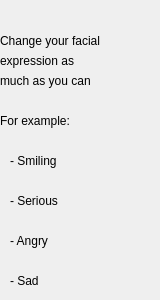
        <widget class="QWidget" name="page_2">
         <widget class="QLabel" name="label_16">
          <property name="geometry">
           <rect>
            <x>10</x>
            <y>150</y>
            <width>141</width>
            <height>21</height>
           </rect>
          </property>
          <property name="styleSheet">
           <string notr="true">font: 12pt &quot;Times New Roman&quot;;</string>
          </property>
          <property name="text">
           <string>- Smiling</string>
          </property>
         </widget>
         <widget class="QLabel" name="label_17">
          <property name="geometry">
           <rect>
            <x>10</x>
            <y>190</y>
            <width>141</width>
            <height>21</height>
           </rect>
          </property>
          <property name="styleSheet">
           <string notr="true">font: 12pt &quot;Times New Roman&quot;;</string>
          </property>
          <property name="text">
           <string>- Serious</string>
          </property>
         </widget>
         <widget class="QLabel" name="label_18">
          <property name="geometry">
           <rect>
            <x>10</x>
            <y>230</y>
            <width>141</width>
            <height>21</height>
           </rect>
          </property>
          <property name="styleSheet">
           <string notr="true">font: 12pt &quot;Times New Roman&quot;;</string>
          </property>
          <property name="text">
           <string>- Angry</string>
          </property>
         </widget>
         <widget class="QLabel" name="label_19">
          <property name="geometry">
           <rect>
            <x>0</x>
            <y>30</y>
            <width>151</width>
            <height>21</height>
           </rect>
          </property>
          <property name="styleSheet">
           <string notr="true">font: 12pt &quot;Times New Roman&quot;;</string>
          </property>
          <property name="text">
           <string>Change your facial</string>
          </property>
         </widget>
         <widget class="QLabel" name="label_20">
          <property name="geometry">
           <rect>
            <x>0</x>
            <y>50</y>
            <width>141</width>
            <height>21</height>
           </rect>
          </property>
          <property name="styleSheet">
           <string notr="true">font: 12pt &quot;Times New Roman&quot;;</string>
          </property>
          <property name="text">
           <string>expression as </string>
          </property>
         </widget>
         <widget class="QLabel" name="label_22">
          <property name="geometry">
           <rect>
            <x>0</x>
            <y>70</y>
            <width>141</width>
            <height>21</height>
           </rect>
          </property>
          <property name="styleSheet">
           <string notr="true">font: 12pt &quot;Times New Roman&quot;;</string>
          </property>
          <property name="text">
           <string>much as you can</string>
          </property>
         </widget>
         <widget class="QLabel" name="label_23">
          <property name="geometry">
           <rect>
            <x>0</x>
            <y>110</y>
            <width>141</width>
            <height>21</height>
           </rect>
          </property>
          <property name="styleSheet">
           <string notr="true">font: 12pt &quot;Times New Roman&quot;;</string>
          </property>
          <property name="text">
           <string>For example:</string>
          </property>
         </widget>
         <widget class="QLabel" name="label_24">
          <property name="geometry">
           <rect>
            <x>10</x>
            <y>270</y>
            <width>141</width>
            <height>21</height>
           </rect>
          </property>
          <property name="styleSheet">
           <string notr="true">font: 12pt &quot;Times New Roman&quot;;</string>
          </property>
          <property name="text">
           <string>- Sad</string>
          </property>
         </widget>
        </widget>
